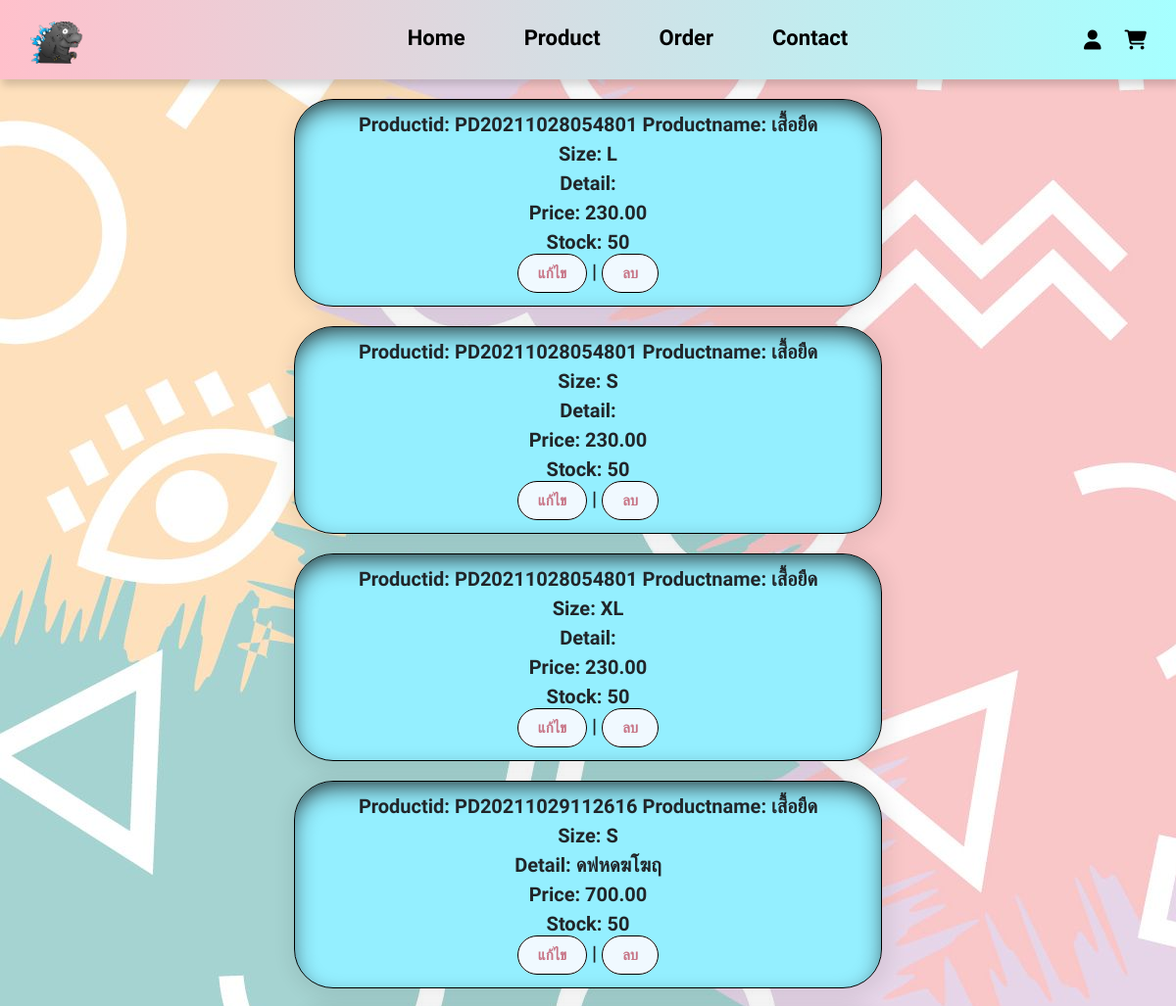
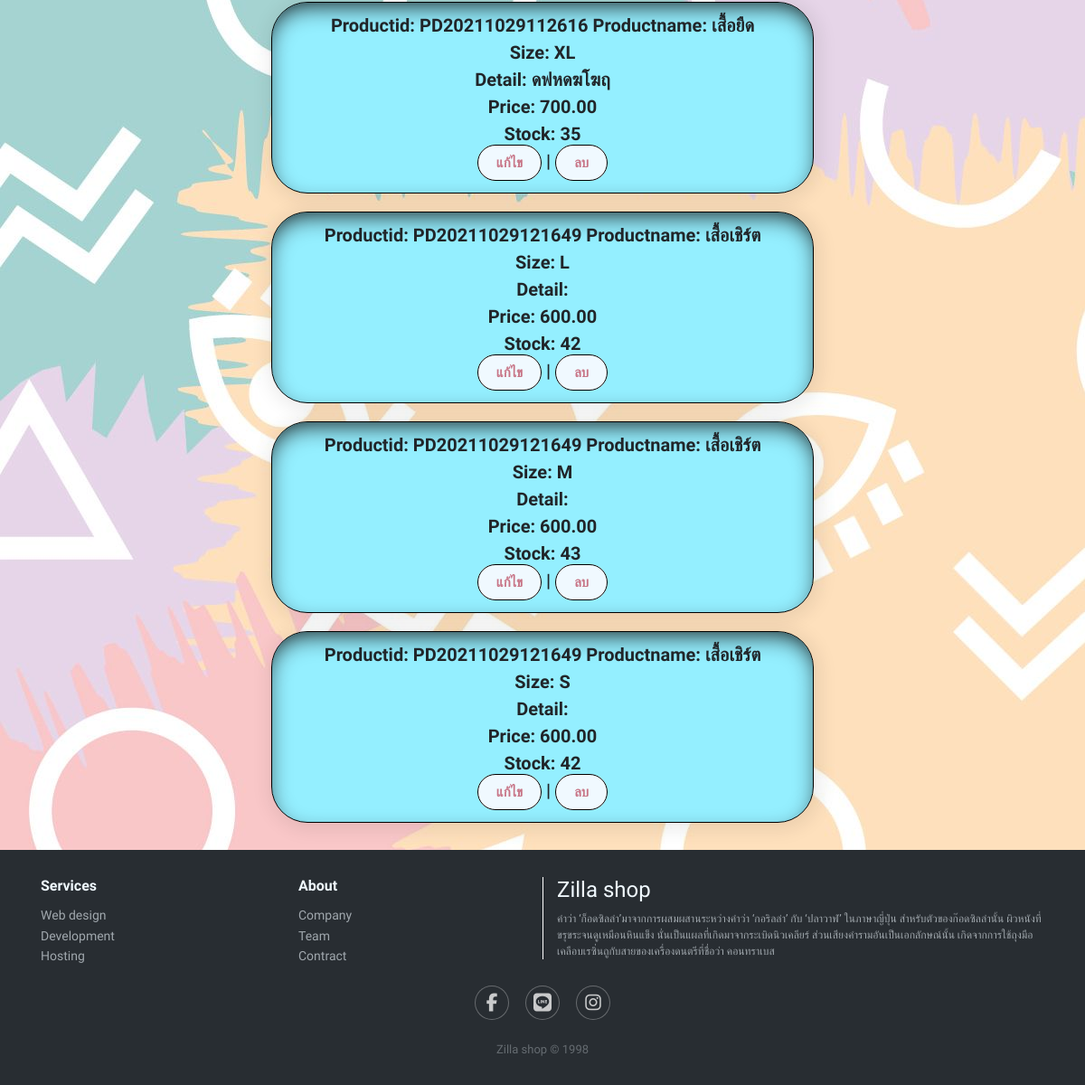
Page /udt.php on the committed database (2 pictures, top to bottom).
### tables this page shows
CREATE TABLE `product` (
  `productid` char(16) NOT NULL,
  `productname` varchar(40) NOT NULL,
  `size` varchar(4) NOT NULL,
  `price` decimal(8,2) NOT NULL,
  `picture` varchar(50) NOT NULL,
  `detail` text DEFAULT NULL,
  `stock` int(100) NOT NULL,
  `NumofSell` int(120) NOT NULL,
  `NumofView` int(120) NOT NULL
);

### udt.php (the view, shortened to what this page needs)
<?php include "db.php";
?>
<!DOCTYPE html>
<html lang="en">
  <head>
    <link rel="stylesheet" href="./style31.css" />
    <link rel="stylesheet" href="/lightslider-master/src/css/lightslider.css" />
    <link rel="stylesheet" href="https://cdnjs.cloudflare.com/ajax/libs/twitter-bootstrap/4.1.3/css/bootstrap.min.css">
  </head>
  <body>
  <nav>
      <div class="menu-bar">
        <a href="./index.php" class="logo">
          <img src="./logo.png" alt="" />
        </a>
        <ul class="menu">
          <li><a href="./index.php">Home</a></li>
          <?php if((isset($_SESSION['user'])) and ($_SESSION['user'][0] == "admin011")) : ?>
          <li><a href="./udt.php">Product</a></li>
          <li><a href="./orderadmin.php">Order</a></li>
          <li><a href="./statorder.php">StatProduct</a></li>
          <li><a href="./addform.php">Addproduct</a></li>
          <?php else: ?>
            <li><a href="./Product.php">Product</a></li>
            <li><a href="./order.php">Order</a></li>
            <li><a href="./about-us.php">Contact</a></li>
          <?php endif; ?>
        </ul>
        <div class="r-menu">
            <?php if (!isset($_SESSION['user'])) : ?>
            <a href="./login.php"><i class="fas fa-user"></i></a>
            <?php elseif(($_SESSION['user'][0] == "admin011")) : ?>
            <a href="./login.php"><i class="fas fa-user-astronaut"></i></a>
            <a href="index.php?logout='1'" style="color: black;font-weight:bold;">Logout</a>
            <?php elseif(isset($_SESSION['user'])) : ?>
              <a href="./login.php"><i class="fas fa-user"></i></a>
              <a href="index.php?logout='1'" style="color: black;font-weight:bold;">Logout</a>
            <?php endif; ?>
            <a href="./cart.php"><i class="fas fa-shopping-cart"></i></a>
        </div>
      </div>
    </nav>
    <section>
    <?php
    $stmt = $pdo->prepare("SELECT * FROM product");
    $stmt->execute();
    while ($row = $stmt->fetch()){
        ?>
        <div class="databox">
          <div class="subbox">
            Productid: <?=$row["productid"]?>
            Productname: <?=$row["productname"]?><br>
            Size: <?=$row["size"]?><br>
            Detail: <?=$row["detail"]?><br>
            Price: <?=$row["price"]?><br>
            Stock: <?=$row["stock"]?><br>
            <a href="editform.php?productid=<?=$row["productid"]?>&size=<?=$row["size"]?>"> แก้ไข</a> |
            <a href='#' onclick='Delete("<?=$row["productid"]?>","<?=$row["productname"]?>","<?=$row["size"]?>")'> ลบ </a>
          </div>
        </div>
    <?php } ?>
    </section>
<div class="footer-dark">
        <footer>
          <div class="container">
            <div class="row">
              <div class="col-sm-6 col-md-3 item">
                <h3>Services</h3>
                <ul>
                  <li><a href="#">Web design</a></li>
                  <li><a href="#">Development</a></li>
                  <li><a href="#">Hosting</a></li>
                </ul>
              </div>
              <div class="col-sm-6 col-md-3 item">
                <h3>About</h3>
                <ul>
                  <li><a href="#">Company</a></li>
                  <li><a href="#">Team</a></li>
                  <li><a href="#">Contract</a></li>
                </ul>
              </div>
              <div class="col-md-6 item text">
                <h4>Zilla shop</h4>
                <p>
                  คำว่า ‘ก็อดซิลล่า’มาจากการผสมผสานระหว่างคำว่า ‘กอริลล่า’ กับ ‘ปลาวาฬ’ ในภาษาญี่ปุ่น
                  สำหรับตัวของก๊อดซิลล่านั้น ผิวหนังที่ขรุขระจนดูเหมือนหินแข็ง นั่นเป็นแผลที่เกิดมาจากระเบิดนิวเคลียร์ ส่วนเสียงคำรามอันเป็นเอกลักษณ์นั้น เกิดจากการใช้ถุงมือเคลือบเรซิ่นถูกับสายของเครื่องดนตรีที่ชื่อว่า คอนทราเบส
                </p>
              </div>
              <div class="col item social">
                <a href="#"><i class="fab fa-facebook-f"></i></a>
                <a href="#"><i class="fab fa-line"></i></a>
                <a href="#"><i class="fab fa-instagram"></i></a>
              </div>
            </div>
            <p class="copyright">Zilla shop © 1998</p>
          </div>
        </footer>
    </div>
</body>
</html>

### style31.css (style rules this page uses)
* { padding: 0; margin: 0; font-family: 'Gluten', cursive; }
body { background-image: url(./22536.jpg); box-sizing: border-box; }
a { text-decoration: none; }
ul { list-style: none; }
nav { width: 100%; background-image: linear-gradient(to right, pink , rgb(166, 255, 255)); }
.logo img { height: 60px; padding-top: 5px; margin-left: 30px; }
.menu-bar { display: flex; justify-content: space-between; align-items: center; box-shadow: 3px 5px 8px 1px rgba(0,0,0,0.17); text-align: center; }
.menu { display: flex; text-align: center; margin-left:100px; margin-top: 12px; }
.menu li { position: relative; margin-left: 15px; margin-right: 15px; font-size: 22px; padding: 10px; border-radius: 10px; }
.menu li a { color: black; border-radius: 10px; padding: 5px; font-weight: bold; }
.r-menu { margin-right: 20px; }
.r-menu i { margin: 10px; color: rgb(0, 0, 0); font-size: 20px; }
.footer-dark { padding:30px 0; color:#f0f9ff; background-color:#282d32; margin-top: 30px; }
.footer-dark h3 { margin-top:0; margin-bottom:12px; font-weight:bold; font-size:16px; }
.footer-dark ul { padding:0; list-style:none; line-height:1.6; font-size:14px; margin-bottom:0; }
.footer-dark ul a { color:inherit; text-decoration:none; opacity:0.6; }
.footer-dark .item.text { margin-bottom:30px; border-left: 1px solid white; }
.footer-dark .item.text p { opacity:0.6; margin-bottom:0; font-size: 12px; }
.footer-dark .item.social { text-align:center; }
.footer-dark .item.social > a { font-size:20px; width:36px; height:36px; line-height:36px; display:inline-block; text-align:center; border-radius:50%; box-shadow:0 0 0 1px rgba(255,255,255,0.4); margin:0 8px; color:#fff; opacity:0.75; }
.footer-dark .item.social i { margin-top: 8px; }
.footer-dark .copyright { text-align:center; padding-top:24px; opacity:0.3; font-size:13px; margin-bottom:0; }
.databox { font-size: 20px; margin-top: 20px; width: 100%; }
.subbox { margin-left: 25%; margin-top: 15px; padding-top: 10px; padding-bottom: 20px; background-color: #94efff; text-align: center; border: 1px solid black; border-radius: 40px; width: 50%; font-weight: bold; -webkit-box-shadow: inset 0px 10px 27px -8px #141414, 2px 3px 20px 5px rgba(0,0,0,0.08); box-shadow: inset 0px 10px 27px -8px #141414, 2px 3px 20px 5px rgba(0,0,0,0.08); }
.subbox > a { border: 1px solid black; padding: 10px; padding-left: 20px; padding-right: 20px; border-radius: 20px; color: #c77486; background-color: #f0f9ff; font-size: 15px; }

### rows in the picture
product: productid "PD20211028054801", productname "เสื้อยืด", size "L", price "230.00", stock "50"
product: productid "PD20211028054801", productname "เสื้อยืด", size "S", price "230.00", stock "50"
product: productid "PD20211028054801", productname "เสื้อยืด", size "XL", price "230.00", stock "50"
product: productid "PD20211029112616", productname "เสื้อยืด", size "S", detail "ดฟหดฆโฆฤ", price "700.00", stock "50"
product: productid "PD20211029112616", productname "เสื้อยืด", size "XL", detail "ดฟหดฆโฆฤ", price "700.00", stock "35"
product: productid "PD20211029121649", productname "เสื้อเชิร์ต", size "L", price "600.00", stock "42"
product: productid "PD20211029121649", productname "เสื้อเชิร์ต", size "M", price "600.00", stock "43"
product: productid "PD20211029121649", productname "เสื้อเชิร์ต", size "S", price "600.00", stock "42"
